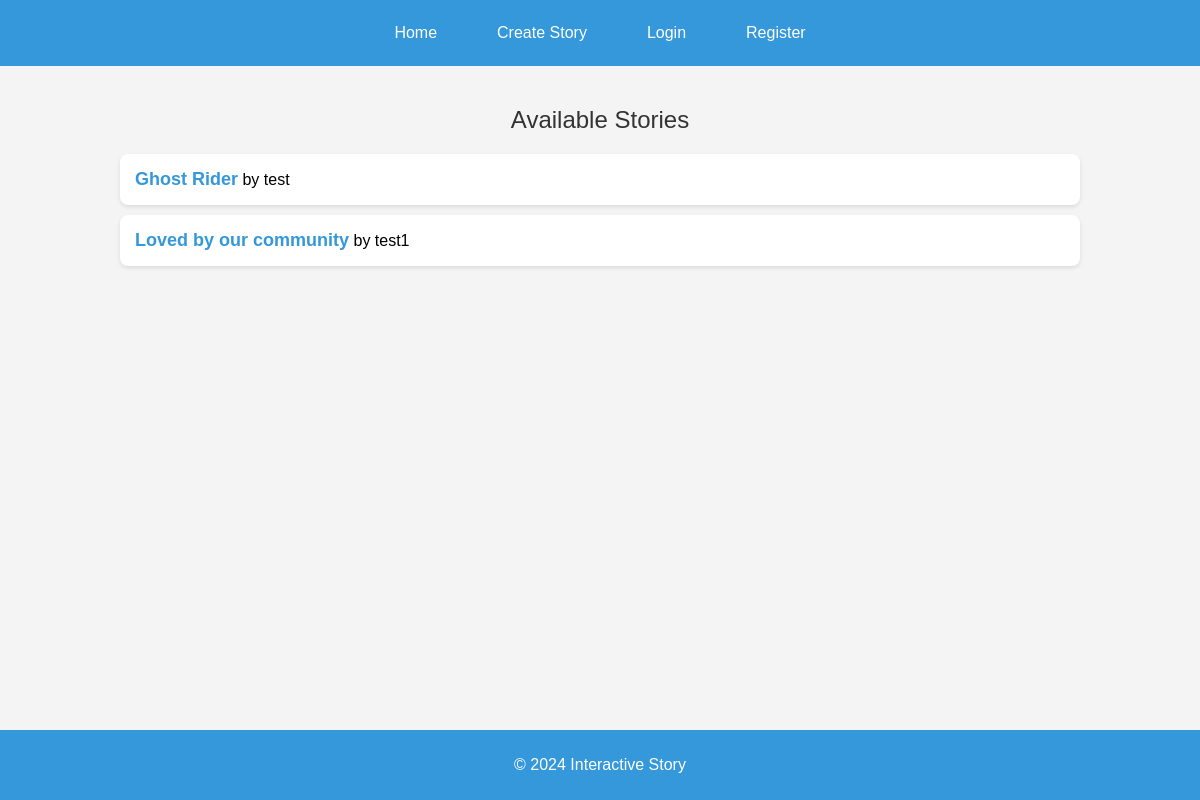
The app's page /, older data.
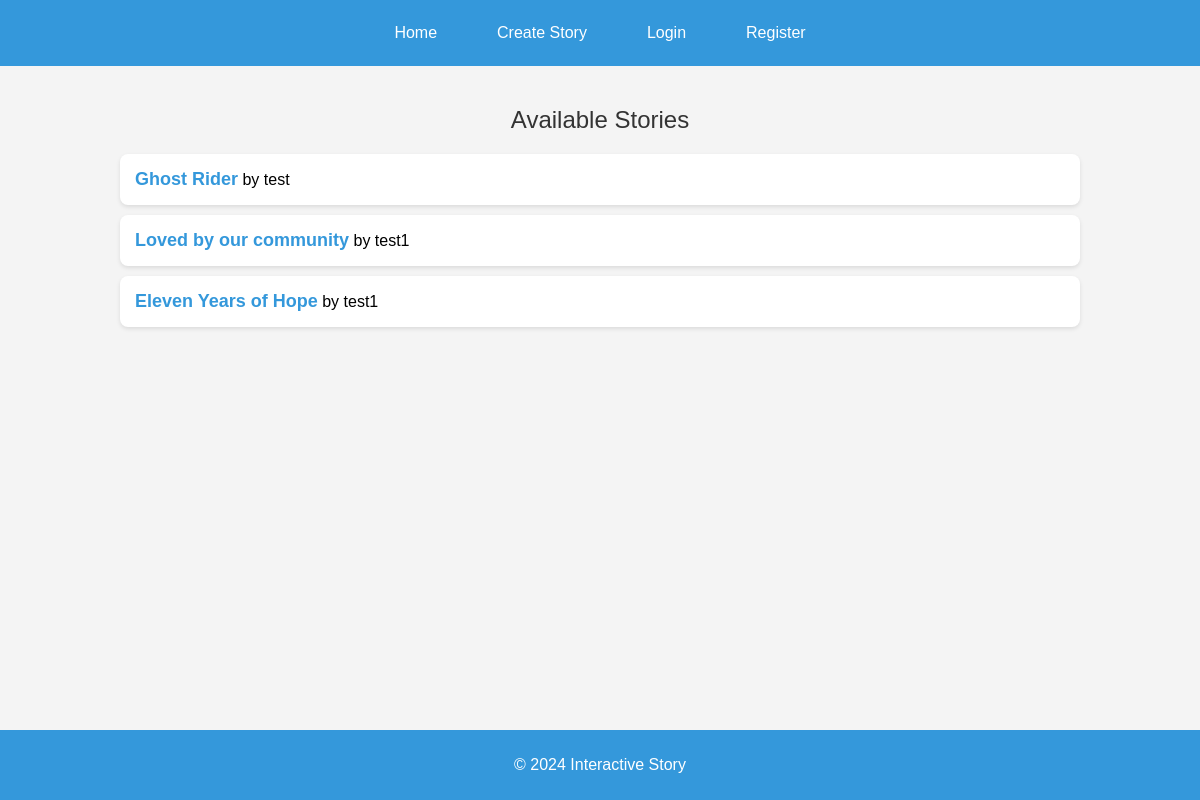
The same page, newer data.
### stories/models.py (models this page shows, shortened)
class Story(models.Model):
    title = models.CharField(max_length=200)
    author = models.ForeignKey(User, on_delete=models.CASCADE)
    description = models.TextField()

### stories/views.py (the view)
# urls.py: path('', story_views.story_list, name='home'),
def story_list(request):
    stories = Story.objects.all()
    return render(request, 'stories/story_list.html', {'stories': stories})

### stories/templates/stories/story_list.html (shortened to what this page needs)
{% extends 'base.html' %}
{% block content %}
<h2>Available Stories</h2>
<ul class="story-list">
    {% for story in stories %}
        <li>
            <a href="{% url 'story_detail' story.pk %}">{{ story.title }}</a> by {{ story.author }}
        </li>
    {% empty %}
        <li>No stories available yet.</li>
    {% endfor %}
</ul>
{% endblock %}

Row changes from the older to the newer data that the page shows:
added Story: title "Eleven Years of Hope", author "test1"
